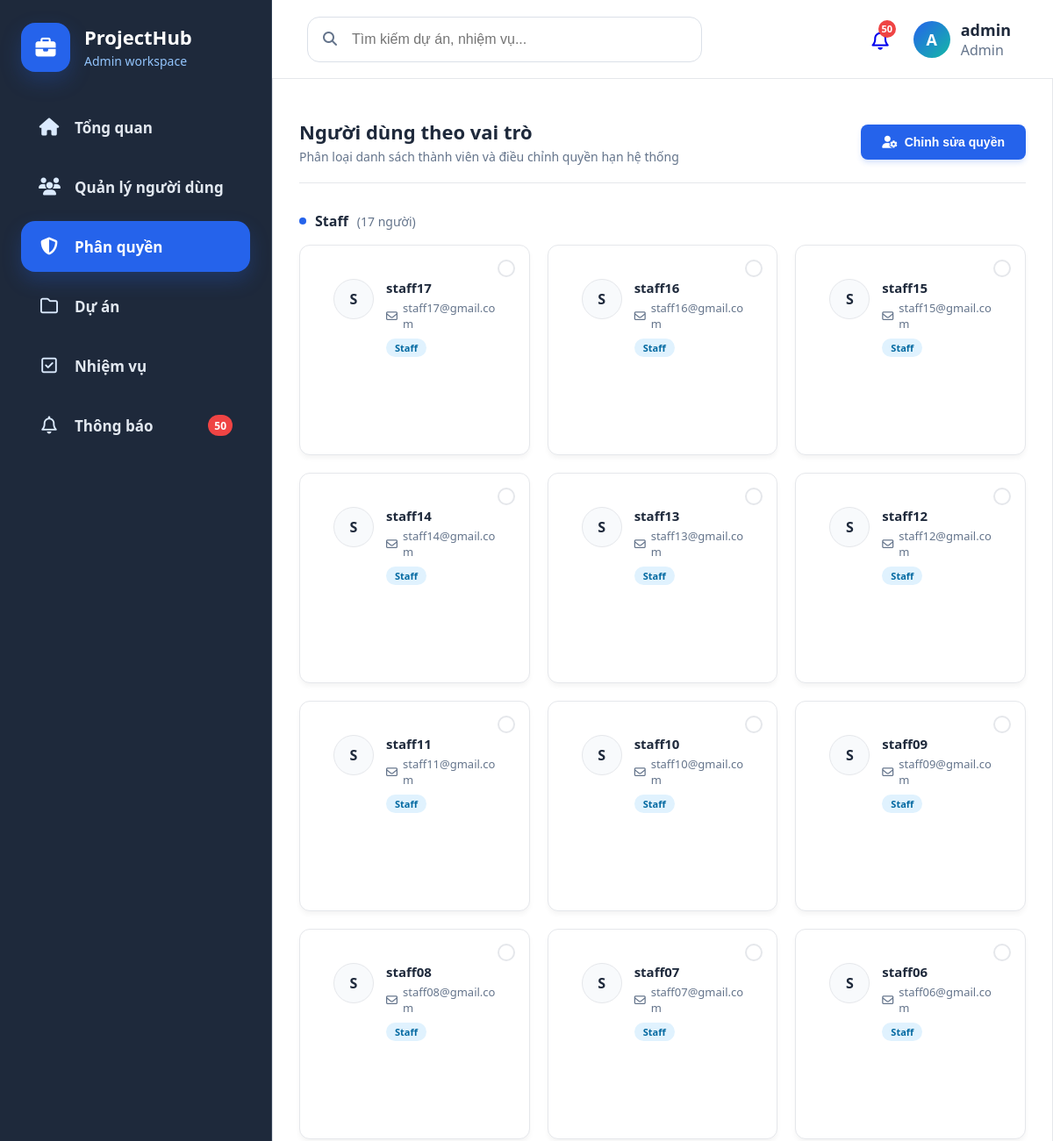
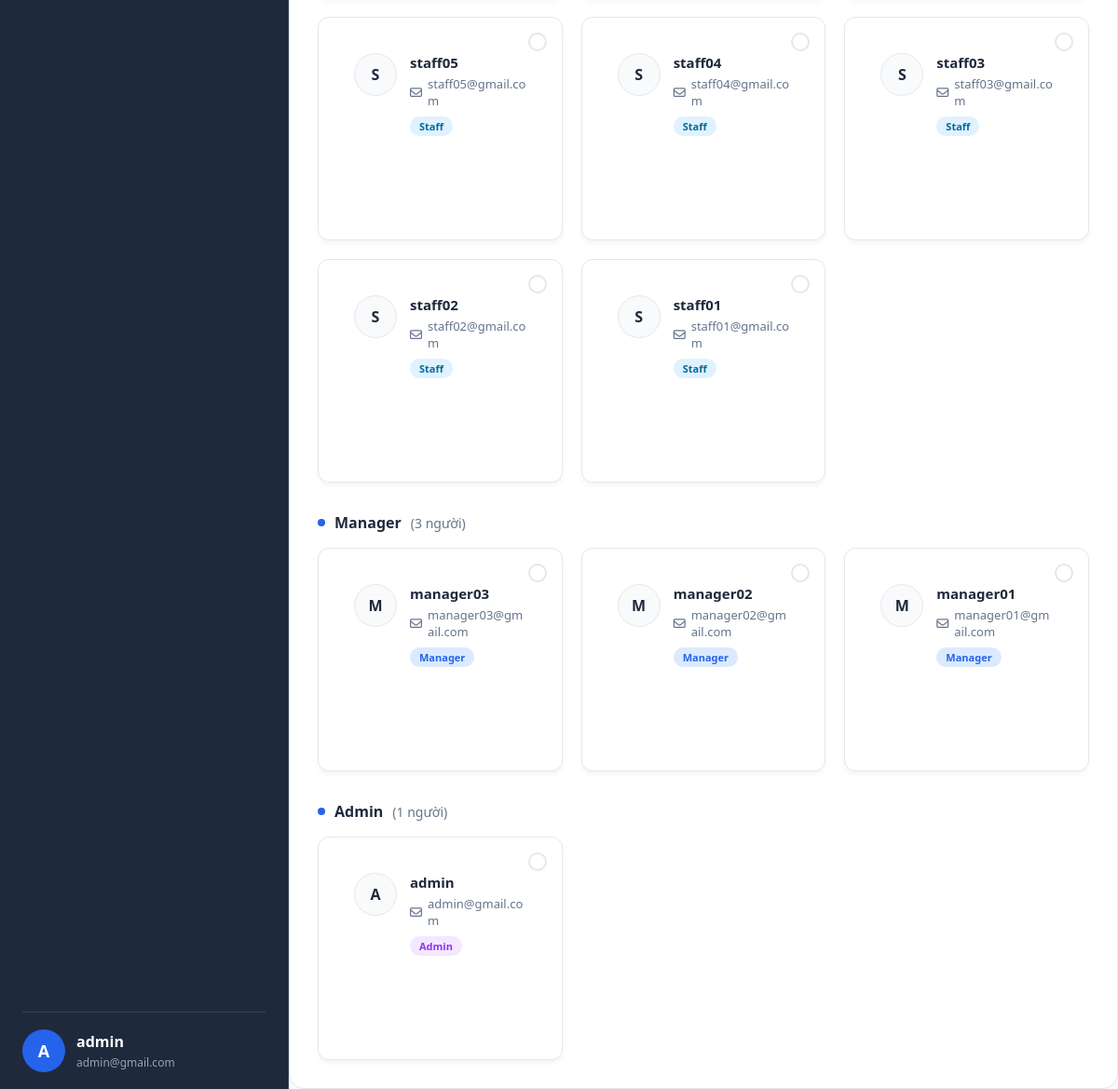
Screenshot of /index.php?page=roles (signed in) with the database file from the repository (2 pictures, top to bottom).
### tables this page shows
CREATE TABLE `users` (
  `user_id` int(11) NOT NULL,
  `username` varchar(50) NOT NULL,
  `email` varchar(120) NOT NULL,
  `phone` varchar(20) DEFAULT NULL,
  `address` varchar(255) DEFAULT NULL,
  `password` varchar(255) NOT NULL,
  `role_id` int(11) NOT NULL,
  `status` varchar(20) NOT NULL DEFAULT 'active',
  `refresh_token` varchar(255) DEFAULT NULL,
  `token_expired_at` datetime DEFAULT NULL,
  `created_at` timestamp NOT NULL DEFAULT current_timestamp(),
  `updated_at` timestamp NOT NULL DEFAULT current_timestamp() ON UPDATE current_timestamp(),
  `is_deleted` tinyint(1) NOT NULL DEFAULT 0
);

CREATE TABLE `roles` (
  `role_id` int(11) NOT NULL,
  `role_code` varchar(30) NOT NULL,
  `name` varchar(80) NOT NULL,
  `description` varchar(255) DEFAULT NULL,
  `created_at` timestamp NOT NULL DEFAULT current_timestamp()
);

### models/user.php (called while the page is built, shortened)
<?php
require_once __DIR__ . '/../config/database.php';
class User
{
    private $conn;
    public function __construct()
    {
        $db = new Database();
        $this->conn = $db->connect();
        $this->ensureStatusColumn();
        $this->ensureProfileColumns();
    }
    private function ensureStatusColumn()
    {
        try {
            $stmt = $this->conn->prepare("SHOW COLUMNS FROM users LIKE 'status'");
            $stmt->execute();
        } catch (PDOException $e) {
        }
    }
    private function ensureProfileColumns()
    {
        try {
            $stmt = $this->conn->prepare("SHOW COLUMNS FROM users LIKE 'phone'");
            $stmt->execute();
            $stmt = $this->conn->prepare("SHOW COLUMNS FROM users LIKE 'address'");
            $stmt->execute();
        } catch (PDOException $e) {
        }
    }
    public function getAll()
    {
        $sql = "
            SELECT
                u.*,
                COALESCE(u.status, 'active') AS status,
                r.name AS role_name,
                r.role_code
            FROM users u
            LEFT JOIN roles r
                ON u.role_id = r.role_id
            WHERE u.is_deleted = 0
            ORDER BY u.user_id DESC
        ";
        $stmt = $this->conn->prepare($sql);
        $stmt->execute();
        return $stmt->fetchAll(PDO::FETCH_ASSOC);
    }
}

### config/database.php (called while the page is built, shortened)
<?php
class Database
{
    private $host = "localhost";
    private $dbname = "project_management";
    private $username = "root";
    private $password = "";
    public function connect()
    {
        $this->conn = null;
        try {
            $this->conn = new PDO(
                "mysql:host={$this->host};dbname={$this->dbname};charset=utf8",
                $this->username,
                $this->password
            );
            $this->conn->setAttribute(
                PDO::ATTR_ERRMODE,
                PDO::ERRMODE_EXCEPTION
            );
            $this->conn->setAttribute(
                PDO::ATTR_EMULATE_PREPARES,
                true
            );
        } catch(PDOException $e) {
            die("Database Error: " . $e->getMessage());
        }
        return $this->conn;
    }
}

### controllers/userController.php (called while the page is built, shortened)
<?php
require_once __DIR__ . '/../models/user.php';
class UserController
{
    private $model;
    public function __construct()
    {
        $this->model = new User();
    }
    public function index()
    {
        return $this->model->getAll();
    }
}

### views/roles/index.php (the view, shortened to what this page needs)
<?php
require_once 'controllers/userController.php';
$userController = new UserController();
$users = $userController->index();
?>
<div class="users-role-card">
    <div class="users-header">
        <div class="header-titles">
            <h2>Người dùng theo vai trò</h2>
            <p>Phân loại danh sách thành viên và điều chỉnh quyền hạn hệ thống</p>
        </div>
        <button id="openPermissionModal" class="btn-edit-global">
            <i class="fa-solid fa-user-gear"></i> Chỉnh sửa quyền
        </button>
    </div>
    <?php
    $groupRoles = [];
    foreach($users as $user){
        if(!in_array($user['role_name'], $groupRoles)){
            $groupRoles[] = $user['role_name'];
        }
    }
    ?>
    <?php foreach($groupRoles as $role): ?>
    <div class="role-section">
        <h3 class="role-title">
            <span class="role-dot"></span>
            <?= htmlspecialchars($role) ?>
            <span class="role-count">(<?= count(array_filter($users, fn($u) => $u['role_name'] === $role)) ?> người)</span>
        </h3>
        <div class="user-grid">
            <?php foreach($users as $user): ?>
                <?php if($user['role_name'] === $role): ?>
                <div class="user-card" data-id="<?= $user['user_id'] ?>">
                    <label class="user-select">
                        <span></span>
                    </label>
                    <div class="avt-detail">
                        <div class="avatar">
                            <?= strtoupper(substr($user['username'], 0, 1)) ?>
                        </div>
                        <div class="user-details">
                            <h4><?= htmlspecialchars($user['username']) ?></h4>
                            <div class="user-email">
                                <i class="far fa-envelope"></i>
                                <span><?= htmlspecialchars($user['email']) ?></span>
                            </div>
                            <span class="role-badge badge-<?= strtolower($role) ?>">
                                <?= htmlspecialchars($user['role_name']) ?>
                            </span>
                        </div>
                    </div>
                </div>
                <?php endif; ?>
            <?php endforeach; ?>
        </div>
    </div>
    <?php endforeach; ?>
</div>

### assets/css/main.css (style rules this page uses)
* { margin:0; padding:0; box-sizing:border-box; }
html, body { font-family: "Segoe UI", sans-serif; background:#f5f7fb; }
:root { --bg-app: #f8fafc; --bg-card: #ffffff; --text-main: #1e293b; --text-sub: #64748b; --border-color: #e5e7eb; --bg-input: #ffffff; }
body, .page-container, .stat-card, .chart-card, .table-card, .notification-card, .role-card, .task-card, .user-card, .permission-card, h1, h2, h3, h4, p, span, div, table, th, td, input, select, textarea, .notification-content h3, .notification-content p { transition: background-color 0.3s ease, color 0.3s ease, border-color 0.3s ease, box-shadow 0.3s ease; }
body { background-color: var(--bg-app); color: var(--text-main); }
.dashboard-header p, .roles-header p, .tasks-header p, .users-header p { color: var(--text-sub); }
.stat-card, .chart-card, .table-card, .notification-card, .role-card, .task-card, .user-card, .permission-card, .settings-card { background-color: var(--bg-card) !important; color: var(--text-main); border: 1px solid var(--border-color); }
.task-description, .user-email, .user-department, .role-card p, .notification-content span, .progress-info span { color: var(--text-sub) !important; }

### assets/css/users.css (style rules this page uses)
.user-grid { display: grid; grid-template-columns: repeat(3, 1fr); gap: 20px; }
.user-card { background-color: white; border: 1px solid #e2e8f0; border-radius: 14px; padding: 20px; position: relative; box-shadow: 0 4px 6px -1px rgba(0, 0, 0, 0.05); display: flex; flex-direction: column; justify-content: space-between; min-height: 240px; }
.avatar { width: 50px; height: 50px; border-radius: 50%; background-color: #f1f5f9; color: #334155; font-weight: 700; font-size: 18px; display: flex; align-items: center; justify-content: center; border: 1px solid #e2e8f0; flex-shrink: 0; }
.user-details { display: flex; flex-direction: column; align-items: flex-start; width: 100%; text-align: left; }
.badge-admin { background-color: #f3e8ff; color: #9333ea; }
.badge-manager { background-color: #dbeafe; color: #2563eb; }
.badge-staff { background-color: #e0f2fe; color: #0369a1; }
.badge-admin { background: #f3e8ff; color: #9333ea !important; }
.badge-manager { background: #dbeafe; color: #2563eb !important; }
.badge-staff { background: #e0f2fe; color: #0369a1 !important; }

### rows the page displays
users: username "S", username "staff17", email "staff17@gmail.com", role.name "Staff"
users: username "S", username "staff16", email "staff16@gmail.com", role.name "Staff"
users: username "S", username "staff15", email "staff15@gmail.com", role.name "Staff"
users: username "S", username "staff14", email "staff14@gmail.com", role.name "Staff"
users: username "S", username "staff13", email "staff13@gmail.com", role.name "Staff"
users: username "S", username "staff12", email "staff12@gmail.com", role.name "Staff"
users: username "S", username "staff11", email "staff11@gmail.com", role.name "Staff"
users: username "S", username "staff10", email "staff10@gmail.com", role.name "Staff"
users: username "S", username "staff09", email "staff09@gmail.com", role.name "Staff"
users: username "S", username "staff08", email "staff08@gmail.com", role.name "Staff"
users: username "S", username "staff07", email "staff07@gmail.com", role.name "Staff"
users: username "S", username "staff06", email "staff06@gmail.com", role.name "Staff"
users: username "S", username "staff05", email "staff05@gmail.com", role.name "Staff"
users: username "S", username "staff04", email "staff04@gmail.com", role.name "Staff"
users: username "S", username "staff03", email "staff03@gmail.com", role.name "Staff"
users: username "S", username "staff02", email "staff02@gmail.com", role.name "Staff"
users: username "S", username "staff01", email "staff01@gmail.com", role.name "Staff"
users: username "M", username "manager03", email "manager03@gmail.com", role.name "Manager"
users: username "M", username "manager02", email "manager02@gmail.com", role.name "Manager"
users: username "M", username "manager01", email "manager01@gmail.com", role.name "Manager"
users: username "A", username "admin", email "admin@gmail.com", role.name "Admin"

### other values shown
$adminNotificationCount "50"
$initial "A"
$username "admin"
$email "admin@gmail.com"
$topbarNotificationCount "50"
$avatarInitial "A"
$roleName "Admin"
$role "Staff"
count(array_filter($users, fn($u) => $u['role_name'] === $role)) "17"
$role "Manager"
count(array_filter($users, fn($u) => $u['role_name'] === $role)) "3"
$role "Admin"
count(array_filter($users, fn($u) => $u['role_name'] === $role)) "1"
